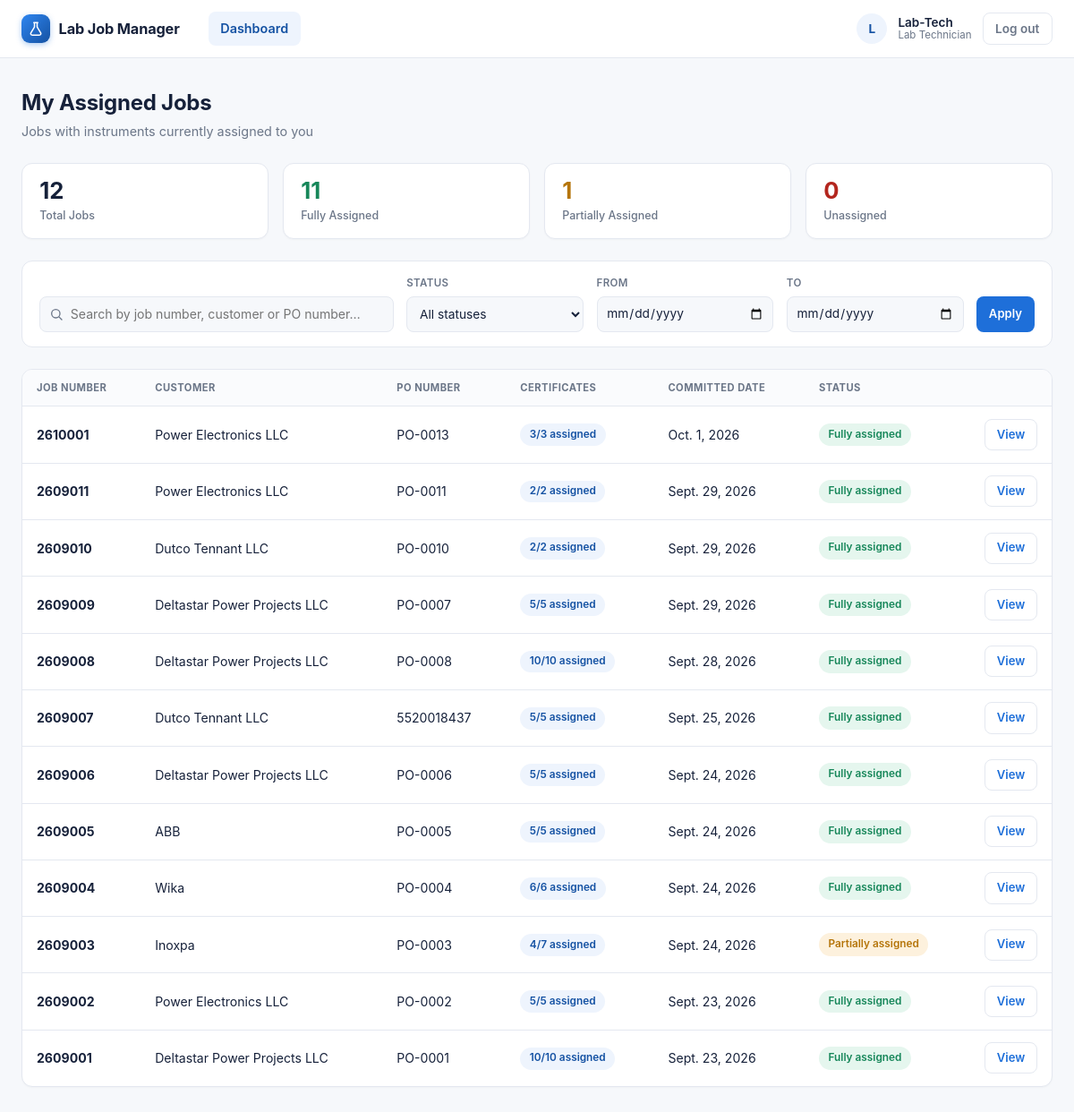
/ (signed in), run on the app's committed database.
### labmanager/models.py (models this page shows, shortened)
class User(AbstractUser):
    class Role(models.TextChoices):
        LAB_HEAD = "head", "Lab Head"
        TECHNICIAN = "technician", "Lab Technician"
    role = models.CharField(max_length=20, choices=Role.choices, default=Role.LAB_HEAD)
    @property
    def is_lab_head(self):
        return self.role == self.Role.LAB_HEAD

class Job(models.Model):
    job_number = models.CharField(max_length=20, unique=True, editable=False)
    customer_name = models.CharField(max_length=200)
    customer_address = models.TextField(blank=True)
    po_number = models.CharField(max_length=100)
    quantity = models.PositiveIntegerField(help_text="Total number of certificates for this job")
    committed_date = models.DateField(null=True, blank=True)
    created_by = models.ForeignKey(User, on_delete=models.PROTECT, related_name="jobs_created")
    created_at = models.DateTimeField(auto_now_add=True)
    class Meta:
        ordering = ["-created_at"]
    @property
    def certificates_assigned_count(self):
        return sum(li.quantity for li in self.line_items.all())

class JobLineItem(models.Model):
    job = models.ForeignKey(Job, on_delete=models.CASCADE, related_name="line_items")
    instrument = models.ForeignKey(Instrument, on_delete=models.PROTECT, related_name="line_items")
    model = models.CharField(max_length=150, blank=True)
    range_from = models.DecimalField(max_digits=12, decimal_places=2, null=True, blank=True)
    range_to = models.DecimalField(max_digits=12, decimal_places=2, null=True, blank=True)
    unit = models.CharField(max_length=50, blank=True, null=True, choices=UNIT_CHOICES)
    quantity = models.PositiveIntegerField(default=1)
    assigned_to = models.ForeignKey(User, on_delete=models.PROTECT,  related_name="assigned_line_items", limit_choices_to={"role": User.Role.TECHNICIAN},)
    calibration_points = models.PositiveIntegerField(default=1)
    calibration_validity_value = models.PositiveIntegerField(
        null=True,
        blank=True,
        verbose_name="Calibration Validity",
    )
    calibration_validity_unit = models.CharField(
        max_length=10,
        choices=CALIBRATION_VALIDITY_UNIT_CHOICES,
        default="years",
        blank=True,
    )
    reference_procedure = models.CharField(max_length=150, blank=True, choices=REFERENCE_PROCEDURE_CHOICES)

### labmanager/views.py (the view)
# urls.py: path("", views.dashboard, name="dashboard"),
@login_required
def dashboard(request):
    if request.user.is_lab_head:
        jobs = Job.objects.all()
    else:
        jobs = Job.objects.filter(line_items__assigned_to=request.user).distinct()
    search_query = request.GET.get("q", "").strip()
    status_filter = request.GET.get("status", "").strip()
    date_from = request.GET.get("date_from", "").strip()
    date_to = request.GET.get("date_to", "").strip()
    if search_query:
        jobs = jobs.filter(
            Q(job_number__icontains=search_query)
            | Q(customer_name__icontains=search_query)
            | Q(po_number__icontains=search_query)
        )
    if date_from:
        jobs = jobs.filter(committed_date__gte=date_from)
    if date_to:
        jobs = jobs.filter(committed_date__lte=date_to)
    jobs = jobs.distinct()
    jobs_list = list(jobs)
    complete_count = 0
    partial_count = 0
    unassigned_count = 0
    for job in jobs_list:
        assigned = job.certificates_assigned_count
        job.assignment_percent = int(round((assigned / job.quantity) * 100)) if job.quantity else 0
        if assigned <= 0:
            job.assignment_status = "unassigned"
            unassigned_count += 1
        elif assigned < job.quantity:
            job.assignment_status = "partial"
            partial_count += 1
        else:
            job.assignment_status = "complete"
            complete_count += 1
    if status_filter in ("complete", "partial", "unassigned"):
        jobs_list = [j for j in jobs_list if j.assignment_status == status_filter]
    context = {
        "jobs": jobs_list,
        "search_query": search_query,
        "status_filter": status_filter,
        "date_from": date_from,
        "date_to": date_to,
        "total_jobs": len(jobs_list) if not status_filter else (complete_count + partial_count + unassigned_count),
        "complete_count": complete_count,
        "partial_count": partial_count,
        "unassigned_count": unassigned_count,
    }
    return render(request, "labmanager/dashboard.html", context)

### labmanager/templates/labmanager/dashboard.html (shortened to what this page needs)
{% extends "labmanager/base.html" %}
{% block content %}
<div class="dash-page">
    <div class="dash-header">
        <div>
            <h1>{% if user.is_lab_head %}All Jobs{% else %}My Assigned Jobs{% endif %}</h1>
            <p class="dash-sub">
                {% if user.is_lab_head %}
                    Overview of every calibration job in the system
                {% else %}
                    Jobs with instruments currently assigned to you
                {% endif %}
            </p>
        </div>
    </div>
    <div class="dash-stats">
        <div class="dash-stat">
            <span class="dash-stat-value">{{ total_jobs }}</span>
            <span class="dash-stat-label">Total Jobs</span>
        </div>
        <div class="dash-stat">
            <span class="dash-stat-value dash-stat-complete">{{ complete_count }}</span>
            <span class="dash-stat-label">Fully Assigned</span>
        </div>
        <div class="dash-stat">
            <span class="dash-stat-value dash-stat-partial">{{ partial_count }}</span>
            <span class="dash-stat-label">Partially Assigned</span>
        </div>
        <div class="dash-stat">
            <span class="dash-stat-value dash-stat-unassigned">{{ unassigned_count }}</span>
            <span class="dash-stat-label">Unassigned</span>
        </div>
    </div>
    <form method="get" class="dash-toolbar">
        <div class="dash-search">
            <input
                type="text"
                name="q"
                value="{{ search_query }}"
                placeholder="Search by job number, customer or PO number…"
                autocomplete="off"
            >
        </div>
        <div class="dash-filter-group">
            <label class="dash-filter-label" for="dash-status">Status</label>
            <select id="dash-status" name="status">
                <option value="" {% if not status_filter %}selected{% endif %}>All statuses</option>
            </select>
        </div>
        <div class="dash-filter-group">
            <label class="dash-filter-label" for="dash-date-from">From</label>
            <input type="date" id="dash-date-from" name="date_from" value="{{ date_from }}">
        </div>
        <div class="dash-filter-group">
            <label class="dash-filter-label" for="dash-date-to">To</label>
            <input type="date" id="dash-date-to" name="date_to" value="{{ date_to }}">
        </div>
        <div class="dash-filter-actions">
            <button type="submit" class="dash-btn dash-btn-primary dash-btn-small">Apply</button>
        </div>
    </form>
    <div class="dash-card">
        <div class="dash-table-wrap">
            <table class="dash-table">
                <thead>
                    <tr>
                        <th>Job Number</th>
                        <th>Customer</th>
                        <th>PO Number</th>
                        <th>Certificates</th>
                        <th>Committed Date</th>
                        <th>Status</th>
                        <th class="dash-col-action"></th>
                    </tr>
                </thead>
                <tbody>
                    {% for job in jobs %}
                    <tr>
                        <td data-label="Job Number"><span class="dash-job-number">{{ job.job_number }}</span></td>
                        <td data-label="Customer">{{ job.customer_name }}</td>
                        <td data-label="PO Number">{{ job.po_number }}</td>
                        <td><span class="pill">{{ job.certificates_assigned_count }}/{{ job.quantity }} assigned</span></td>
                        <td data-label="Committed Date">{{ job.committed_date|default:"—" }}</td>
                        <td data-label="Status">
                            {% if job.assignment_status == "complete" %}
                                <span class="dash-badge dash-badge-complete">Fully assigned</span>
                            {% elif job.assignment_status == "partial" %}
                                <span class="dash-badge dash-badge-partial">Partially assigned</span>
                            {% else %}
                                <span class="dash-badge dash-badge-unassigned">Unassigned</span>
                            {% endif %}
                        </td>
                        <td data-label="" class="dash-col-action">
                            <a
                                class="dash-btn dash-btn-ghost dash-btn-small"
                                href="{% url 'job_detail' job.pk %}">
                                View
                            </a>
                        </td>
                    </tr>
                    {% endfor %}
                </tbody>
            </table>
        </div>
    </div>
</div>
{% endblock %}

### labmanager/templates/labmanager/base.html (shortened to what this page needs)
{% load static %}
<!DOCTYPE html>
<html lang="en">
<head>
    <link rel="stylesheet" href="{% static 'styles.css' %}">
</head>
<body>
    {% with current=request.resolver_match.url_name %}
    <header class="topbar">
        <div class="topbar-inner">
            <a class="brand" href="{% url 'dashboard' %}">
                <span class="brand-mark">
                    <svg width="18" height="18" viewBox="0 0 24 24" fill="none" xmlns="http://www.w3.org/2000/svg">
                        <path d="M9 3h6M10 3v6.5L4.6 18.6A2 2 0 0 0 6.3 21.5h11.4a2 2 0 0 0 1.7-2.9L14 9.5V3" stroke="currentColor" stroke-width="2" stroke-linecap="round" stroke-linejoin="round"/>
                    </svg>
                </span>
                Lab Job Manager
            </a>
            {% if user.is_authenticated %}
                <div class="nav-menu">
                    <nav class="nav-links">
                        <a class="nav-link {% if current == 'dashboard' %}active{% endif %}" href="{% url 'dashboard' %}">Dashboard</a>
                    </nav>
                    <div class="nav-user">
                        <span class="nav-avatar">{{ user.username|slice:":1" }}</span>
                        <span class="nav-user-meta">
                            <span class="nav-user-name">{{ user.username }}</span>
                            <span class="nav-user-role">{% if user.is_lab_head %}Lab Head{% else %}Lab Technician{% endif %}</span>
                        </span>
                        <form method="post" action="{% url 'logout' %}" style="display: inline;">
                            <button type="submit" class="logout-btn">Log out</button>
                        </form>
                    </div>
                </div>
            {% else %}
                <div class="nav-auth">
                    <a class="nav-link {% if current == 'login' %}active{% endif %}" href="{% url 'login' %}">Log in</a>
                    <a class="nav-link {% if current == 'signup' %}active{% endif %}" href="{% url 'signup' %}">Sign up</a>
                </div>
            {% endif %}
        </div>
    </header>
    {% endwith %}
    <main class="container">
        {% block content %}{% endblock %}
    </main>
</body>
</html>

### data on the page
User: username "L", username "Lab-Tech"
Job: job_number "2610001", customer_name "Power Electronics LLC", po_number "PO-0013", certificates_assigned_count "3", quantity "3", committed_date "Oct. 1, 2026", shows "Fully assigned"
Job: job_number "2609011", customer_name "Power Electronics LLC", po_number "PO-0011", certificates_assigned_count "2", quantity "2", committed_date "Sept. 29, 2026", shows "Fully assigned"
Job: job_number "2609010", customer_name "Dutco Tennant LLC", po_number "PO-0010", certificates_assigned_count "2", quantity "2", committed_date "Sept. 29, 2026", shows "Fully assigned"
Job: job_number "2609009", customer_name "Deltastar Power Projects LLC", po_number "PO-0007", certificates_assigned_count "5", quantity "5", committed_date "Sept. 29, 2026", shows "Fully assigned"
Job: job_number "2609008", customer_name "Deltastar Power Projects LLC", po_number "PO-0008", certificates_assigned_count "10", quantity "10", committed_date "Sept. 28, 2026", shows "Fully assigned"
Job: job_number "2609007", customer_name "Dutco Tennant LLC", po_number "5520018437", certificates_assigned_count "5", quantity "5", committed_date "Sept. 25, 2026", shows "Fully assigned"
Job: job_number "2609006", customer_name "Deltastar Power Projects LLC", po_number "PO-0006", certificates_assigned_count "5", quantity "5", committed_date "Sept. 24, 2026", shows "Fully assigned"
Job: job_number "2609005", customer_name "ABB", po_number "PO-0005", certificates_assigned_count "5", quantity "5", committed_date "Sept. 24, 2026", shows "Fully assigned"
Job: job_number "2609004", customer_name "Wika", po_number "PO-0004", certificates_assigned_count "6", quantity "6", committed_date "Sept. 24, 2026", shows "Fully assigned"
Job: job_number "2609003", customer_name "Inoxpa", po_number "PO-0003", certificates_assigned_count "4", quantity "7", committed_date "Sept. 24, 2026", shows "Partially assigned"
Job: job_number "2609002", customer_name "Power Electronics LLC", po_number "PO-0002", certificates_assigned_count "5", quantity "5", committed_date "Sept. 23, 2026", shows "Fully assigned"
Job: job_number "2609001", customer_name "Deltastar Power Projects LLC", po_number "PO-0001", certificates_assigned_count "10", quantity "10", committed_date "Sept. 23, 2026", shows "Fully assigned"

### other printed values
{{ total_jobs }} "12"
{{ complete_count }} "11"
{{ partial_count }} "1"
{{ unassigned_count }} "0"
